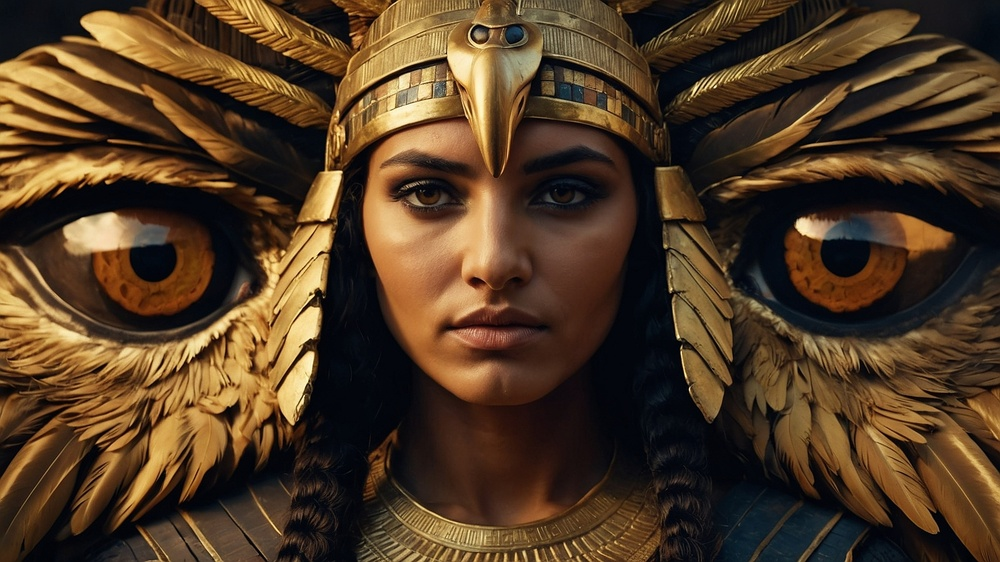
#> input picture Cool images to try/Default_Ancient_Egyptian_woman_with_golden_eyes_and_strong_eag_0.jpg, 1000 x 562 px, shrunk from 1792 x 1008 before the run
$ python -i Image_Preprocessing.py   (imports and definitions only)
#> lines starting #> are read from the running program, lines starting #| are printed output that depends on the picture; after the words box and inside, x2 and y2 are one past the last pixel; in counts of white or black regions, pixels touching at a corner belong together
#> further down, picture is the input picture: shape (562, 1000, 3); mean B, G, R 36, 58.4, 81
import cv2
import numpy as np
from PIL import Image


# [12 lines left out: functions edge_detection, color_manipulation, not called in this run]


def detect_corners(image):
    image_array = np.array(image)
    if len(image_array.shape) == 3 and image_array.shape[2] == 3:
        gray = cv2.cvtColor(image_array, cv2.COLOR_BGR2GRAY)
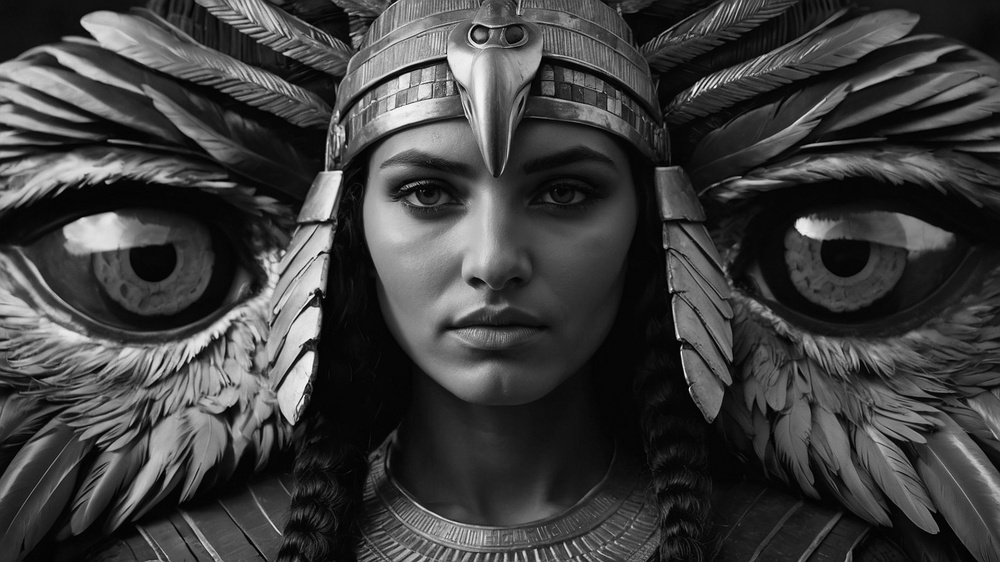
#> gray: shape (562, 1000); min 0, max 251, mean 62.6
    else:
        gray = image_array.copy()
    dst = cv2.cornerHarris(gray, blockSize=2, ksize=3, k=0.04)
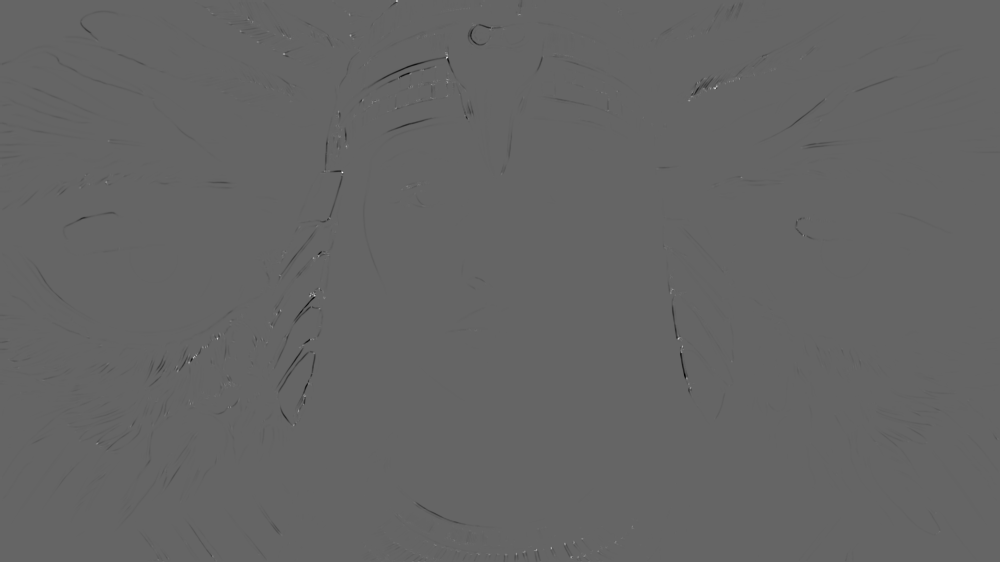
#> dst: shape (562, 1000) float32; min -0.0123, max 0.0187, mean -2.86e-05; drawn with min black and max white
    dst = cv2.dilate(dst, None)
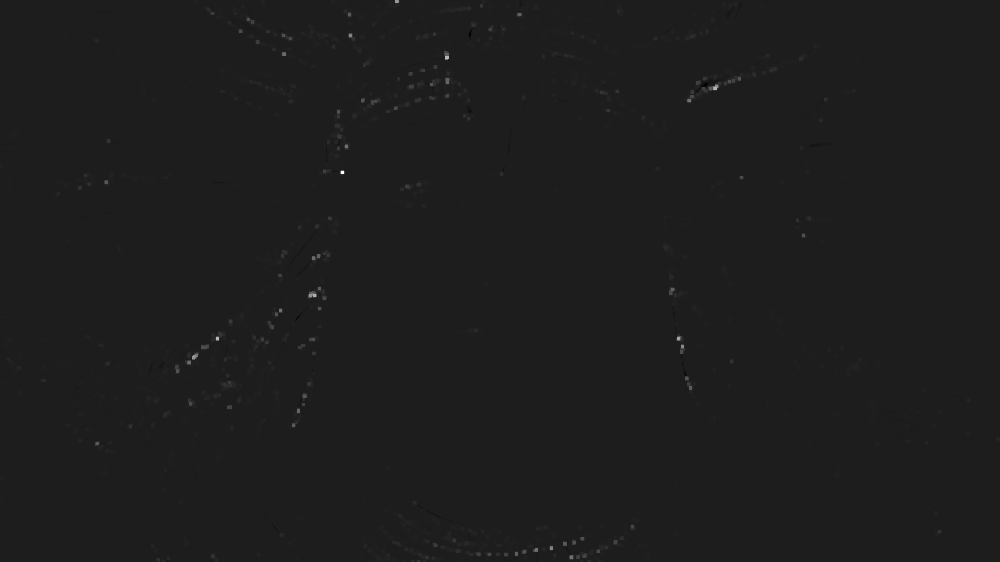
#> dst: shape (562, 1000) float32; min -0.00246, max 0.0187, mean 2.5e-05; drawn with min black and max white
    ret, thresh = cv2.threshold(dst, 0.1*dst.max(), 255, cv2.THRESH_BINARY)
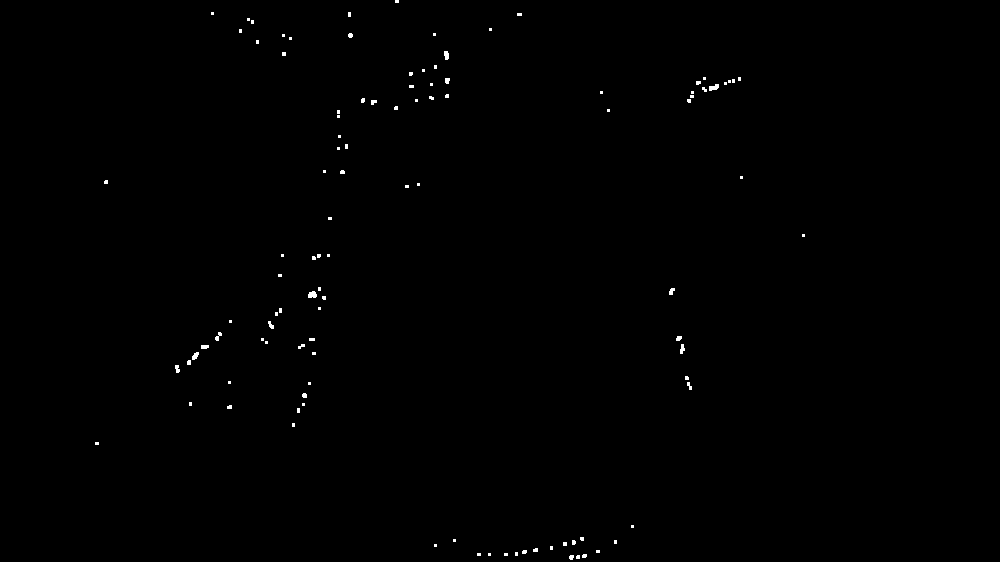
#> thresh: shape (562, 1000) float32; 0.29% white; 108 white regions (90 under 20 px), largest, box (x1, y1, x2, y2) and area: (308, 291, 317, 298) 51, (709, 84, 719, 91) 48, (444, 51, 449, 60) 38
#> ret = 0.00187
    corners = np.argwhere(thresh == 255)
#> corners = 1648 pairs, first value 0 to 559, second value 95 to 804
    image_with_corners = image_array.copy()
    for corner in corners:
        x, y = corner[0], corner[1]
        cv2.circle(image_with_corners, (x, y), 5, (0, 0, 255), -1)
#> this loop made 1648 passes
#> (x, y) on passes 1 to 3: (0, 395), (0, 396), (0, 397)
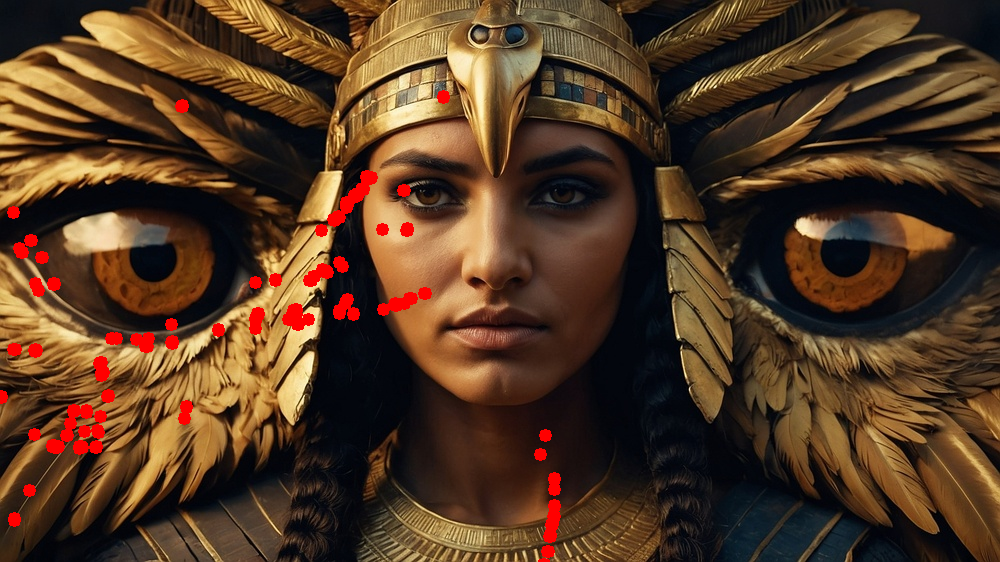
#> image_with_corners: shape (562, 1000, 3); 1.96% of pixels changed, all inside (x1, y1, x2, y2) = (0, 90, 561, 562)
    processed_image = Image.fromarray(image_with_corners)
    return processed_image

# [53 lines left out: functions sift_feature_detection, denoise_image, erosion, dilation, histogram_equalization, not called in this run]

>>> import cv2
>>> picture = cv2.imread('../Cool images to try/Default_Ancient_Egyptian_woman_with_golden_eyes_and_strong_eag_0.jpg')
>>> result = detect_corners(picture)

$ run again, on Cool images to try/pharo-holding-eagle-paint.jpg
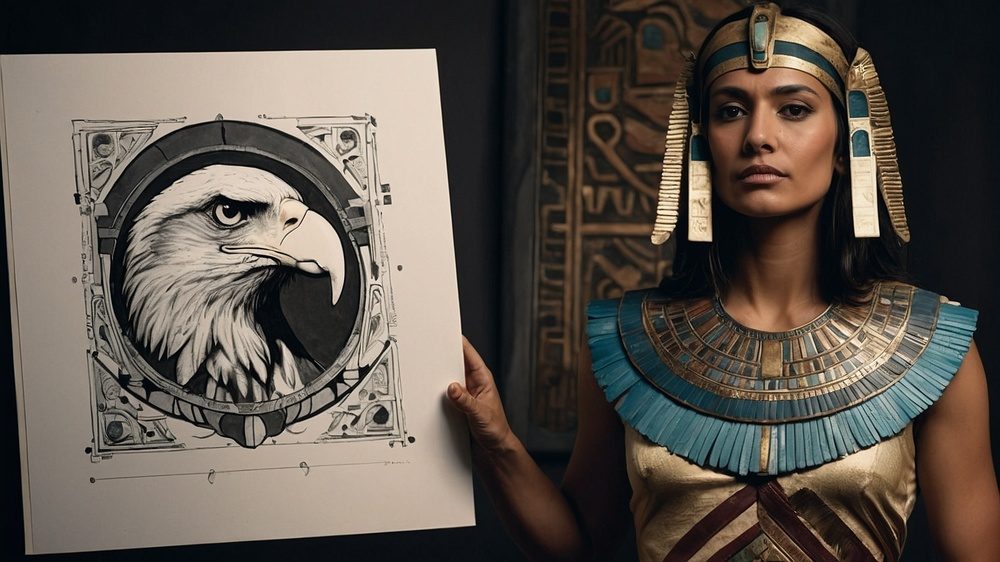
#> input picture Cool images to try/pharo-holding-eagle-paint.jpg, 1000 x 562 px, shrunk from 1792 x 1008 before the run
#> picture is the input picture: shape (562, 1000, 3); mean B, G, R 75.3, 83.5, 91.8
#> in detect_corners, `ret, thresh = cv2.threshold(dst, 0.1*dst.max(), 255, cv2.THRESH_BINARY)`:
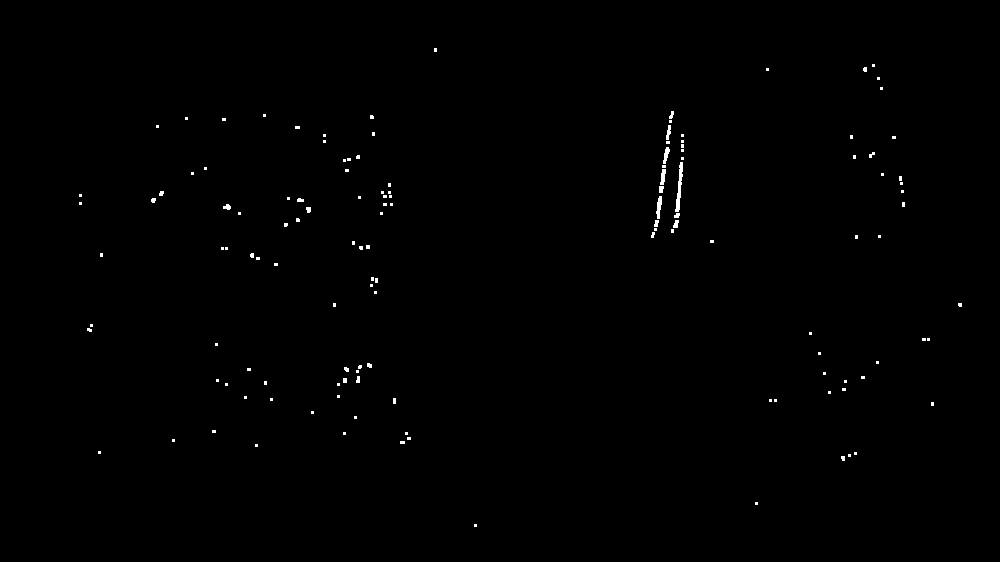
#> thresh: shape (562, 1000) float32; 0.37% white; 135 white regions (115 under 20 px), largest, box (x1, y1, x2, y2) and area: (675, 162, 683, 212) 181, (656, 196, 662, 219) 87, (663, 147, 670, 164) 65
#> ret = 0.00466
#> corners = 2079 pairs, first value 48 to 526, second value 79 to 961
#> the loop in detect_corners, `for corner in corners:` made 2079 passes
#> (x, y) on passes 1 to 3: (48, 434), (48, 435), (48, 436)
#> after the loop in detect_corners, `for corner in corners:`:
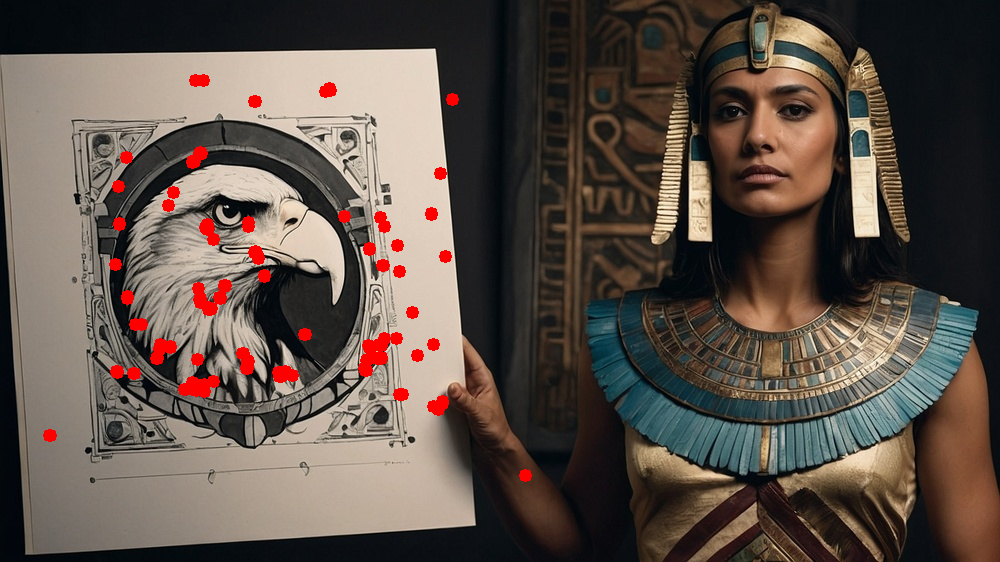
#> image_with_corners: shape (562, 1000, 3); 1.71% of pixels changed, all inside (x1, y1, x2, y2) = (43, 74, 532, 482)
